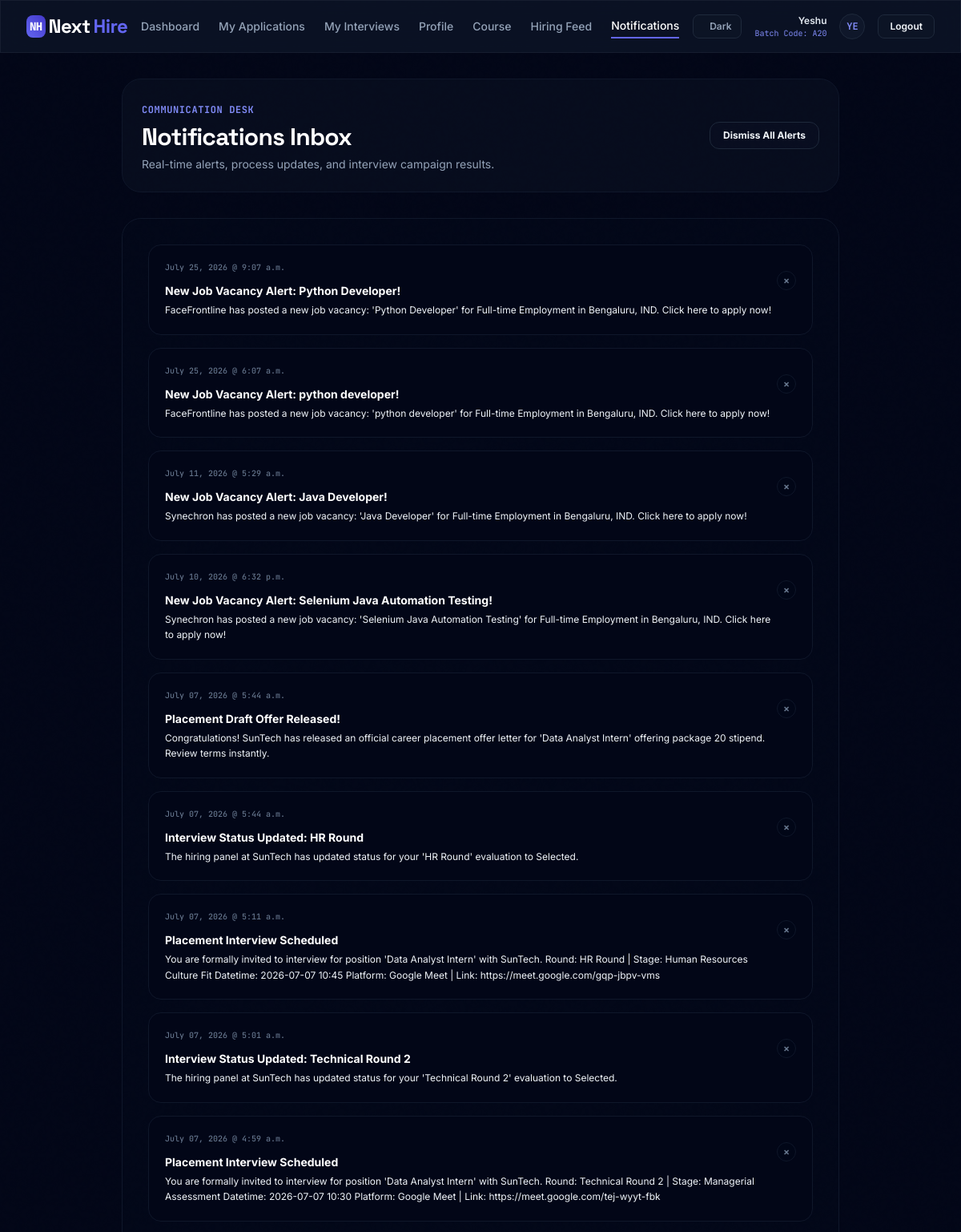
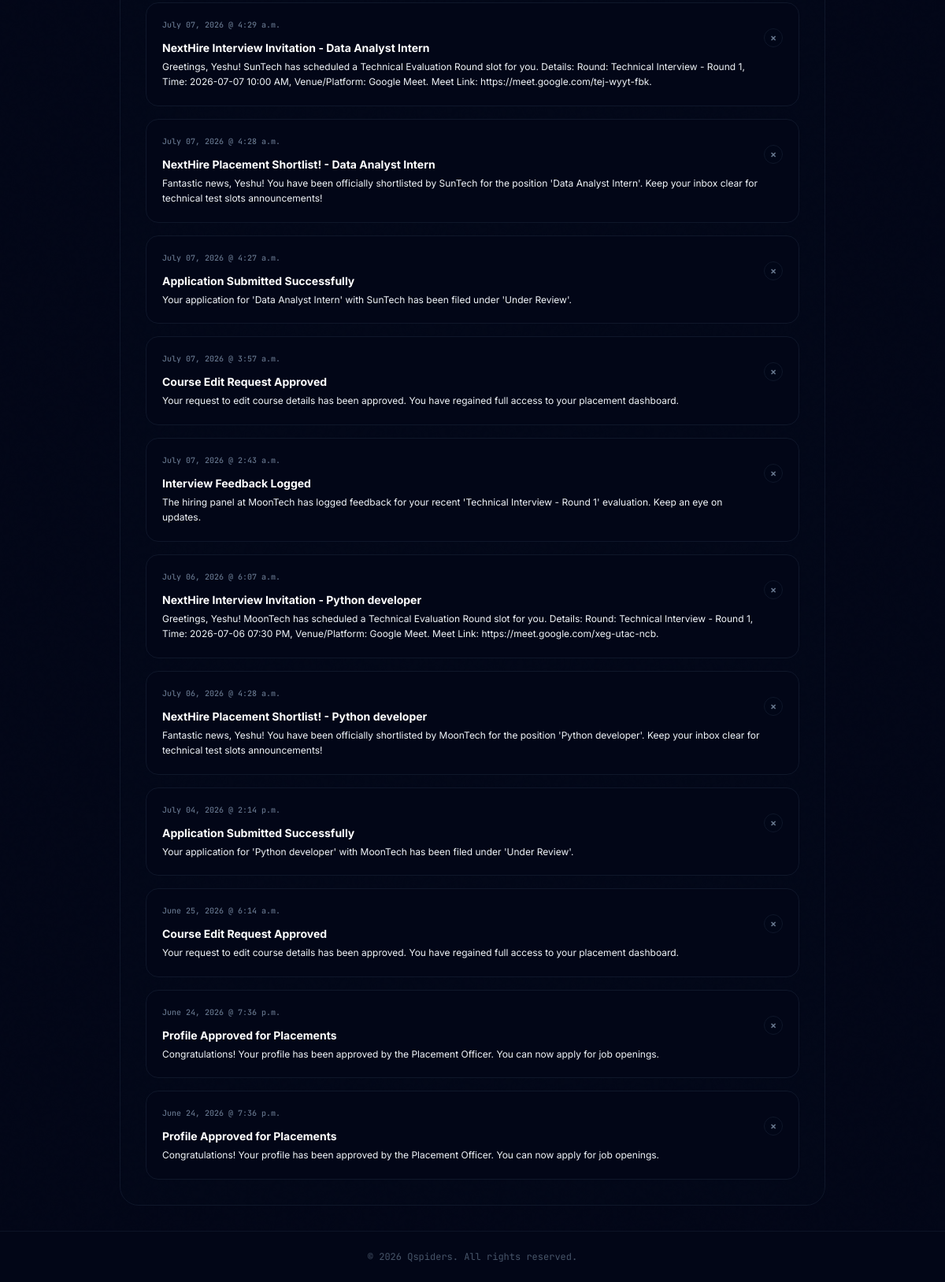
Screenshot of /notifications/ (signed in) with the database file from the repository (2 pictures, top to bottom).
### accounts/models.py (models this page shows, shortened)
class CustomUser(AbstractUser):
    username = None  # Remove username field since email is used as username
    email = models.EmailField(unique=True)
    role = models.CharField(max_length=30, choices=Role.choices, default=Role.STUDENT)
    phone_number = models.CharField(max_length=15, blank=True, null=True)
    is_verified = models.BooleanField(default=False)
    objects = CustomUserManager()
    USERNAME_FIELD = 'email'
    REQUIRED_FIELDS = []
    @property
    def profile(self):
        return self

class TraineeProfile(models.Model):
    class DegreeChoices(models.TextChoices):
        BTECH = 'BTECH', 'Bachelor of Technology (B.Tech)'
        MTECH = 'MTECH', 'Master of Technology (M.Tech)'
        MCA = 'MCA', 'Master of Computer Applications (MCA)'
        MBA = 'MBA', 'Master of Business Administration (MBA)'
    user = models.OneToOneField(CustomUser, on_delete=models.CASCADE, related_name='trainee_profile')
    usn = models.CharField(max_length=50, unique=True, blank=True, null=True, verbose_name="Unique Student Number")
    courses = models.ManyToManyField(Course, blank=True, related_name='students')
    profile_image = models.ImageField(upload_to='student_photos/', blank=True, null=True)
    phone_number = models.CharField(max_length=15, blank=True, null=True)
    address = models.TextField(blank=True, null=True)
    date_of_birth = models.DateField(blank=True, null=True)
    gender = models.CharField(max_length=20, blank=True, null=True)
    city = models.CharField(max_length=100, blank=True, null=True)
    state = models.CharField(max_length=100, blank=True, null=True)
    country = models.CharField(max_length=100, blank=True, null=True)
    linkedin_url = models.URLField(blank=True, null=True)
    github_url = models.URLField(blank=True, null=True)
    portfolio_website = models.URLField(blank=True, null=True)
    batch_code = models.CharField(max_length=50, blank=True, null=True)
    batch_start_date = models.DateField(blank=True, null=True)
    batch_end_date = models.DateField(blank=True, null=True)
    current_status = models.CharField(
        max_length=50,
        choices=[('Training', 'Training'), ('Placement Ready', 'Placement Ready'), ('Placed', 'Placed'), ('Alumni', 'Alumni')],
        default='Training'
    )
    course_completion = models.JSONField(default=dict)
    batch_timing = models.CharField(
        max_length=20,
        choices=[('Morning', 'Morning'), ('Afternoon', 'Afternoon'), ('Evening', 'Evening')],
        blank=True,
        null=True
    )
    joining_date = models.DateField(blank=True, null=True)
    expected_completion_date = models.DateField(blank=True, null=True)
    is_course_editable = models.BooleanField(default=False)
    course_edit_request_status = models.CharField(
        max_length=20,
        choices=[('none', 'No Request'), ('pending', 'Pending Approval'), ('approved', 'Approved'), ('rejected', 'Rejected')],
        default='none'
    )
    degree = models.CharField(max_length=100, default="MCA")
    branch = models.CharField(max_length=100, default="Computer Science & Engineering")
    cgpa = models.DecimalField(max_digits=4, decimal_places=2, default=0.0)
    tenth_school = models.CharField(max_length=150, blank=True, null=True)
    tenth_board = models.CharField(max_length=100, blank=True, null=True)
    tenth_percentage = models.DecimalField(max_digits=5, decimal_places=2, blank=True, null=True)
    tenth_year = models.IntegerField(blank=True, null=True)
    twelfth_college = models.CharField(max_length=150, blank=True, null=True)
    twelfth_board = models.CharField(max_length=100, blank=True, null=True)
    twelfth_percentage = models.DecimalField(max_digits=5, decimal_places=2, blank=True, null=True)
    twelfth_year = models.IntegerField(blank=True, null=True)
    graduation_college = models.CharField(max_length=150, blank=True, null=True)
    graduation_university = models.CharField(max_length=150, blank=True, null=True)
    graduation_year = models.IntegerField(blank=True, null=True)
    has_post_graduation = models.BooleanField(default=False)
    pg_college = models.CharField(max_length=150, blank=True, null=True)
    pg_university = models.CharField(max_length=150, blank=True, null=True)
    pg_degree = models.CharField(max_length=100, blank=True, null=True)
    pg_branch = models.CharField(max_length=100, blank=True, null=True)
    pg_cgpa = models.DecimalField(max_digits=4, decimal_places=2, blank=True, null=True)
    pg_year = models.IntegerField(blank=True, null=True)
    skills = models.JSONField(default=list)
    certifications = models.JSONField(default=list)
    internships = models.JSONField(default=list)
    projects = models.JSONField(default=list)
    experience_years = models.IntegerField(default=0, blank=True, verbose_name="Years of Experience")
    placement_readiness_score = models.IntegerField(default=70)
    is_accredited_for_placement = models.BooleanField(default=True)
    approval_status = models.CharField(
        max_length=15,
        choices=[('pending', 'Pending Approval'), ('approved', 'Approved'), ('rejected', 'Rejected')],
        default='pending'
    )
    resume_file = models.FileField(upload_to='student_resumes/', blank=True, null=True)
    resume_uploaded_at = models.DateTimeField(blank=True, null=True)
    created_at = models.DateTimeField(auto_now_add=True)
    updated_at = models.DateTimeField(auto_now=True)

### notifications/models.py (models this page shows, shortened)
class Notification(models.Model):
    class Type(models.TextChoices):
        JOB_ALERT = 'JOB_ALERT', 'New Active Job Post'
        STUDENT_APPLIED = 'STUDENT_APPLIED', 'Candidate Submitted Registration'
        INTERVIEW_INVITATION = 'INTERVIEW_INVITATION', 'Interview Invitation Scheduling'
        STATUS_UPDATE = 'STATUS_UPDATE', 'Application Pipeline Shift'
        ADMIN_BROADCAST = 'ADMIN_BROADCAST', 'General Campus Announcement'
    user = models.ForeignKey(settings.AUTH_USER_MODEL, on_delete=models.CASCADE, related_name='notifications')
    title = models.CharField(max_length=200)
    message = models.TextField()
    notification_type = models.CharField(max_length=30, choices=Type.choices, default=Type.STATUS_UPDATE)
    is_read = models.BooleanField(default=False)
    created_at = models.DateTimeField(auto_now_add=True)
    class Meta:
        ordering = ['-created_at']
    def get_action_url(self):
        from django.urls import reverse
        role = getattr(self.user.profile, 'role', None) if hasattr(self.user, 'profile') else None
        title_lower = self.title.lower()
        msg_lower = self.message.lower()
        if role == 'trainee':
            if 'interview' in title_lower or 'interview' in msg_lower:
                return reverse('interviews:student_dashboard')
            elif 'offer' in title_lower or 'offer' in msg_lower or 'select' in title_lower or 'select' in msg_lower or 'status' in title_lower or 'status' in msg_lower or 'pipeline' in title_lower or 'pipeline' in msg_lower:
                return reverse('applications:tracking')
            elif 'job' in title_lower or 'hiring' in title_lower or 'vacancy' in title_lower:
                return reverse('jobs:feed')
            elif 'profile' in title_lower or 'approved' in title_lower or 'rejected' in title_lower or 'verification' in title_lower:
                return reverse('trainees:profile')
            return reverse('trainees:dashboard')
        try:
            return reverse('admin_custom:dashboard')
        except Exception:
            return '#'

### notifications/views.py (the view)
# urls.py: path('', views.list_notifications_view, name='list'),
@login_required
def list_notifications_view(req):
    all_notifications = req.user.notifications.all().order_by('-created_at')
    req.user.notifications.filter(is_read=False).update(is_read=True)
    return render(req, 'notifications/list.html', {
        'all_notifications': all_notifications
    })

### templates/notifications/list.html (shortened to what this page needs)
{% extends "base.html" %}
{% block content %}
<div class="max-w-4xl mx-auto space-y-8 animate-fade-in text-left">
    <div class="flex flex-col sm:flex-row sm:items-center justify-between gap-6 bg-slate-900/40 p-6 rounded-3xl border border-slate-900">
        <div class="space-y-1.5">
            <span class="text-xs font-mono font-bold uppercase tracking-wider text-indigo-400">Communication Desk</span>
            <h1 class="text-2xl sm:text-3xl font-black font-display tracking-tight text-white">
                Notifications Inbox
            </h1>
            <p class="text-sm text-slate-400">Real-time alerts, process updates, and interview campaign results.</p>
        </div>
        <form method="post" action="{% url 'notifications:mark_all_read' %}" class="inline">
            <button type="submit" class="px-4 py-2 border border-slate-800 hover:border-slate-700 bg-slate-900/20 rounded-xl text-xs font-bold text-slate-350 hover:text-white transition-all cursor-pointer">
                Dismiss All Alerts
            </button>
        </form>
    </div>
    <div class="bg-slate-900/10 border border-slate-900 rounded-3xl p-6 sm:p-8 space-y-4">
        {% if all_notifications %}
            <div class="space-y-4">
                {% for n in all_notifications %}
                    <div class="bg-slate-950/40 border border-slate-900 hover:border-slate-800 rounded-2xl p-5 space-y-3 transition-all hover:bg-slate-950/80 relative pr-12">
                        <div class="flex flex-wrap items-center justify-between gap-3">
                            <span class="text-[10px] text-slate-500 font-mono font-medium">{{ n.created_at|date:"F d, Y @ g:i a" }}</span>
                        </div>
                        <a href="{{ n.get_action_url }}" class="block space-y-1 group">
                            <h3 class="text-sm font-bold text-white group-hover:text-indigo-400 group-hover:underline transition-colors font-sans">{{ n.title }}</h3>
                            <p class="text-xs text-slate-350 leading-relaxed leading-normal">{{ n.message }}</p>
                        </a>
                        <form method="post" action="{% url 'notifications:mark_single_read' n.id %}" class="absolute top-5 right-5">
                            <button type="submit" class="w-6 h-6 rounded-full border border-slate-900 hover:border-slate-700 hover:text-white bg-slate-950/60 text-slate-500 flex items-center justify-center text-xs font-bold cursor-pointer select-none transition-all" title="Dismiss Alert">
                                &times;
                            </button>
                        </form>
                    </div>
                {% endfor %}
            </div>
        {% endif %}
    </div>
</div>
{% endblock %}

### templates/base.html (shortened to what this page needs)
<!DOCTYPE html>
<html lang="en" class="dark">
<head>
    <script src="https://cdn.tailwindcss.com"></script>
</head>
<body class="bg-slate-950 text-slate-100 font-sans min-h-screen flex flex-col selection:bg-indigo-600 selection:text-white relative">
    <div class="fixed inset-0 w-full h-full pointer-events-none z-[-1] overflow-hidden bg-slate-50 dark:bg-slate-950">
        <div class="absolute inset-0 opacity-[0.03] dark:opacity-[0.02] mix-blend-overlay" style=""></div>
    </div>
    <nav class="border-b border-slate-900 glass-panel sticky top-0 z-50 transition-all">
        <div class="max-w-7xl mx-auto px-4 sm:px-6 lg:px-8">
            <div class="flex items-center justify-between h-16">
                <div class="flex items-center gap-2">
                    <span class="text-2xl font-black font-display tracking-tight text-white flex items-center gap-1"><span class="bg-gradient-to-tr from-indigo-500 to-indigo-700 text-white p-1 rounded-lg text-sm font-mono shrink-0">NH</span>Next<span class="text-indigo-500">Hire</span></span>
                </div>
                <div class="hidden md:flex items-center gap-6 text-sm font-medium text-slate-400">
                    {% if request.user.is_authenticated %}
                        {% if request.user.role == 'trainee' %}
                            <a href="{% url 'trainees:dashboard' %}" class="hover:text-white transition-colors py-1 ">Dashboard</a>
                            <a href="{% url 'applications:tracking' %}" class="hover:text-white transition-colors py-1 ">My Applications</a>
                            <a href="{% url 'interviews:student_dashboard' %}" class="hover:text-white transition-colors py-1 ">My Interviews</a>
                            <a href="{% url 'trainees:profile' %}" class="hover:text-white transition-colors py-1 ">Profile</a>
                            <a href="{% url 'trainees:course_details' %}" class="hover:text-white transition-colors py-1 ">Course</a>
                            <a href="{% url 'jobs:feed' %}" class="hover:text-white transition-colors py-1  inline-flex items-center gap-1">Hiring Feed</a>
                            <a href="{% url 'notifications:list' %}" class="hover:text-white transition-colors py-1 {% if 'notifications:list' == request.resolver_match.view_name %}text-white border-b-2 border-indigo-500{% endif %} inline-flex items-center gap-1">Notifications</a>
                        {% endif %}
                    {% endif %}
                </div>
                <div class="flex items-center gap-4">
                    <button id="theme-toggle" class="px-3 py-1.5 rounded-lg border border-slate-800 bg-slate-900/40 hover:bg-slate-800 hover:border-slate-700 text-slate-400 hover:text-white transition-all cursor-pointer flex items-center gap-2 shrink-0 text-xs font-semibold" aria-label="Toggle theme">
                        <span id="theme-toggle-text">Dark</span>
                    </button>
                    {% if request.user.is_authenticated %}
                        <div class="hidden sm:flex flex-col items-end text-right">
                            <span class="text-xs font-semibold text-slate-200">{{ request.user.get_full_name|default:request.user.email }}</span>
                            {% if request.user.role == 'trainee' %}
                                <span class="text-[10px] font-mono text-indigo-400">Batch Code: {{ request.user.trainee_profile.batch_code }}</span>
                            {% elif request.user.role == 'trainer' %}
                                <span class="text-[10px] font-mono text-cyan-400">PLACEMENT OFFICER</span>
                            {% else %}
                                <span class="text-[10px] font-mono text-emerald-400">{{ request.user.role|upper }} ACCOUNT</span>
                            {% endif %}
                        </div>
                        {% if request.user.role == 'trainee' and request.user.trainee_profile.profile_image %}
                            <img src="{{ request.user.trainee_profile.profile_image.url }}" alt="Profile Photo" class="w-8 h-8 rounded-full border border-indigo-505 object-cover shrink-0">
                        {% else %}
                            <div class="w-8 h-8 rounded-full bg-slate-900 border border-slate-800 flex items-center justify-center text-xs font-mono font-bold text-indigo-400 uppercase shrink-0">
                                {{ request.user.email|slice:":2" }}
                            </div>
                        {% endif %}
                        <a href="{% url 'accounts:logout' %}" class="hidden sm:inline-block px-3.5 py-1.5 rounded-lg border border-slate-800 bg-slate-900/40 hover:bg-red-950/20 hover:border-red-900 hover:text-red-400 text-xs text-slate-350 font-semibold cursor-pointer transition-all">
                            Logout
                        </a>
                    {% endif %}
                </div>
            </div>
        </div>
    </nav>
    <main class="flex-grow max-w-7xl w-full mx-auto px-4 sm:px-6 lg:px-8 py-8">
        {% block content %}{% endblock %}
    </main>
    <footer class="border-t border-slate-900/80 bg-slate-950 py-6 text-center text-xs text-slate-600 font-mono">
        <div class="max-w-7xl mx-auto px-6 flex items-center justify-center">
            <span>&copy; 2026 <a href="https://qspiders.com/" target="_blank" class="hover:text-indigo-400 hover:underline transition-colors">Qspiders</a>. All rights reserved.</span>
        </div>
    </footer>
</body>
</html>

### templates/base.html (style rules this page uses)
body, nav, main, footer, input, select, textarea, .bg-slate-900, .bg-slate-950, label, a, button { transition: background-color 0.2s ease, border-color 0.2s ease, color 0.2s ease, box-shadow 0.2s ease; }
.glass-panel { background: rgba(15, 23, 42, 0.7) !important; backdrop-filter: blur(16px) !important; -webkit-backdrop-filter: blur(16px) !important; border: 1px solid rgba(255, 255, 255, 0.05) !important; }

### rows the page displays
CustomUser: user.get_full_name "Yeshu", user.trainee_profile.batch_code "A20", user.email "YE"
Notification: created_at "July 25, 2026 @ 9:07 a.m.", title "New Job Vacancy Alert: Python Developer!", message "FaceFrontline has posted a new job vacancy: 'Python Developer' for Full-time Employment in Bengaluru, IND. Click here to apply now!"
Notification: created_at "July 25, 2026 @ 6:07 a.m.", title "New Job Vacancy Alert: python developer!", message "FaceFrontline has posted a new job vacancy: 'python developer' for Full-time Employment in Bengaluru, IND. Click here to apply now!"
Notification: created_at "July 11, 2026 @ 5:29 a.m.", title "New Job Vacancy Alert: Java Developer!", message "Synechron has posted a new job vacancy: 'Java Developer' for Full-time Employment in Bengaluru, IND. Click here to apply now!"
Notification: created_at "July 10, 2026 @ 6:32 p.m.", title "New Job Vacancy Alert: Selenium Java Automation Testing!", message "Synechron has posted a new job vacancy: 'Selenium Java Automation Testing' for Full-time Employment in Bengaluru, IND. Click here to apply now!"
Notification: created_at "July 07, 2026 @ 5:44 a.m.", title "Placement Draft Offer Released!", message "Congratulations! SunTech has released an official career placement offer letter for 'Data Analyst Intern' offering package 20 stipend. Review terms instantly."
Notification: created_at "July 07, 2026 @ 5:44 a.m.", title "Interview Status Updated: HR Round", message "The hiring panel at SunTech has updated status for your 'HR Round' evaluation to Selected."
Notification: created_at "July 07, 2026 @ 5:11 a.m.", title "Placement Interview Scheduled", message "You are formally invited to interview for position 'Data Analyst Intern' with SunTech. Round: HR Round | Stage: Human Resources Culture Fit Datetime: 2026-07-07 10:45 Platform: Google Meet | Link: https://meet.google.com/gqp-jbpv-vms"
Notification: created_at "July 07, 2026 @ 5:01 a.m.", title "Interview Status Updated: Technical Round 2", message "The hiring panel at SunTech has updated status for your 'Technical Round 2' evaluation to Selected."
Notification: created_at "July 07, 2026 @ 4:59 a.m.", title "Placement Interview Scheduled", message "You are formally invited to interview for position 'Data Analyst Intern' with SunTech. Round: Technical Round 2 | Stage: Managerial Assessment Datetime: 2026-07-07 10:30 Platform: Google Meet | Link: https://meet.google.com/tej-wyyt-fbk"
Notification: created_at "July 07, 2026 @ 4:29 a.m.", title "NextHire Interview Invitation - Data Analyst Intern", message "Greetings, Yeshu! SunTech has scheduled a Technical Evaluation Round slot for you. Details: Round: Technical Interview - Round 1, Time: 2026-07-07 10:00 AM, Venue/Platform: Google Meet. Meet Link: https://meet.google.com/tej-wyyt-fbk."
Notification: created_at "July 07, 2026 @ 4:28 a.m.", title "NextHire Placement Shortlist! - Data Analyst Intern", message "Fantastic news, Yeshu! You have been officially shortlisted by SunTech for the position 'Data Analyst Intern'. Keep your inbox clear for technical test slots announcements!"
Notification: created_at "July 07, 2026 @ 4:27 a.m.", title "Application Submitted Successfully", message "Your application for 'Data Analyst Intern' with SunTech has been filed under 'Under Review'."
Notification: created_at "July 07, 2026 @ 3:57 a.m.", title "Course Edit Request Approved", message "Your request to edit course details has been approved. You have regained full access to your placement dashboard."
Notification: created_at "July 07, 2026 @ 2:43 a.m.", title "Interview Feedback Logged", message "The hiring panel at MoonTech has logged feedback for your recent 'Technical Interview - Round 1' evaluation. Keep an eye on updates."
Notification: created_at "July 06, 2026 @ 6:07 a.m.", title "NextHire Interview Invitation - Python developer", message "Greetings, Yeshu! MoonTech has scheduled a Technical Evaluation Round slot for you. Details: Round: Technical Interview - Round 1, Time: 2026-07-06 07:30 PM, Venue/Platform: Google Meet. Meet Link: https://meet.google.com/xeg-utac-ncb."
Notification: created_at "July 06, 2026 @ 4:28 a.m.", title "NextHire Placement Shortlist! - Python developer", message "Fantastic news, Yeshu! You have been officially shortlisted by MoonTech for the position 'Python developer'. Keep your inbox clear for technical test slots announcements!"
Notification: created_at "July 04, 2026 @ 2:14 p.m.", title "Application Submitted Successfully", message "Your application for 'Python developer' with MoonTech has been filed under 'Under Review'."
Notification: created_at "June 25, 2026 @ 6:14 a.m.", title "Course Edit Request Approved", message "Your request to edit course details has been approved. You have regained full access to your placement dashboard."
Notification: created_at "June 24, 2026 @ 7:36 p.m.", title "Profile Approved for Placements", message "Congratulations! Your profile has been approved by the Placement Officer. You can now apply for job openings."
Notification: created_at "June 24, 2026 @ 7:36 p.m.", title "Profile Approved for Placements", message "Congratulations! Your profile has been approved by the Placement Officer. You can now apply for job openings."
